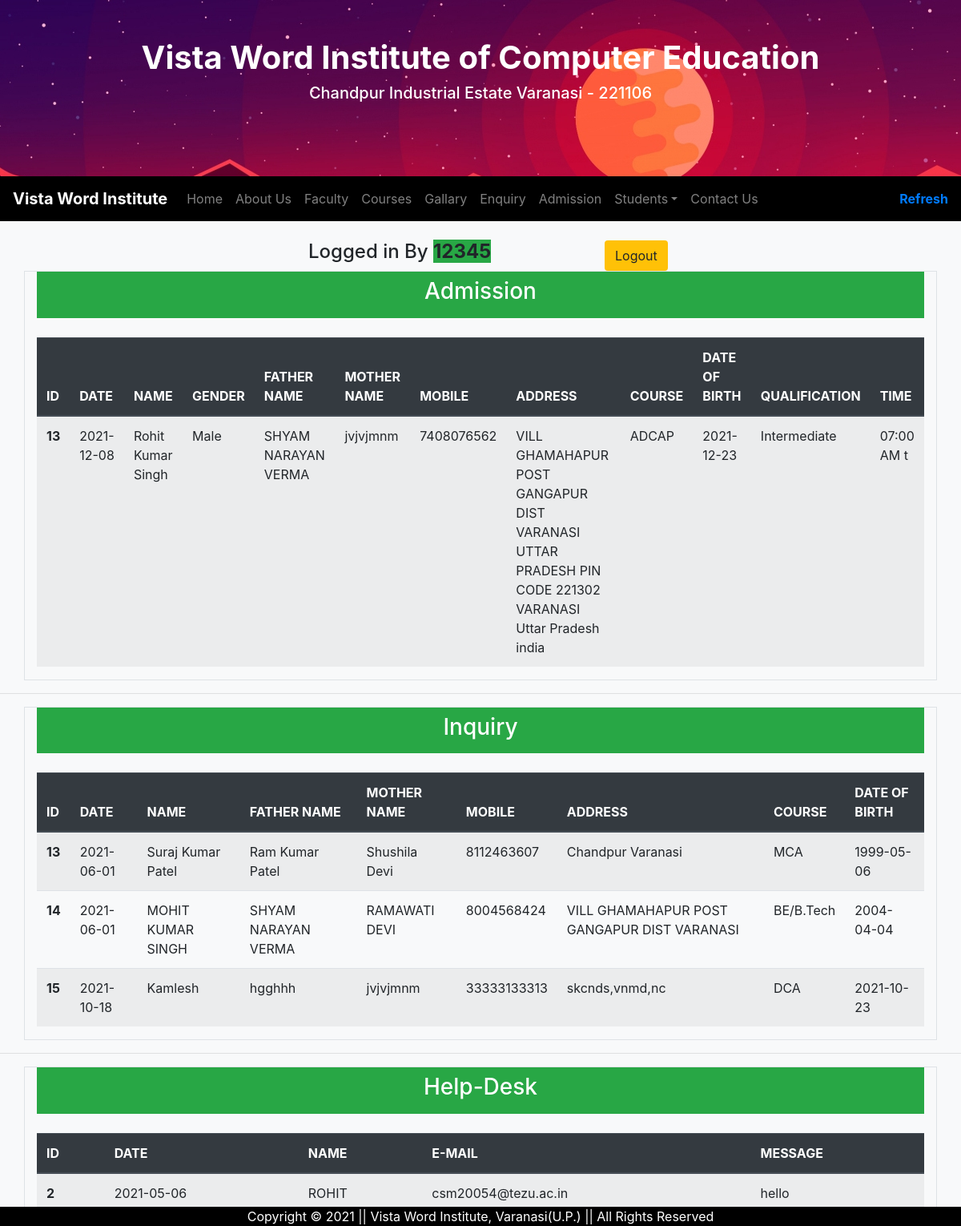
/asset/dashboard.php (signed in), run on the app's committed database.
### tables this page shows
CREATE TABLE `admission` (
  `DATE` date NOT NULL DEFAULT current_timestamp(),
  `NAME` varchar(50) DEFAULT NULL,
  `FATHERNAME` varchar(50) DEFAULT NULL,
  `MOTHERNAME` varchar(50) DEFAULT NULL,
  `DATEOFBIRTH` date DEFAULT NULL,
  `GENDER` varchar(10) DEFAULT NULL,
  `MOBILE` bigint(20) DEFAULT NULL,
  `ADDRESS` varchar(100) DEFAULT NULL,
  `CITY` varchar(50) DEFAULT NULL,
  `STATE` varchar(50) DEFAULT NULL,
  `NATIONALITY` varchar(50) DEFAULT NULL,
  `COURSE` varchar(50) DEFAULT NULL,
  `QUALIFICATION` varchar(50) DEFAULT NULL,
  `ID` bigint(20) UNSIGNED NOT NULL,
  `DEGREE` varchar(50) DEFAULT NULL,
  `TIME` varchar(10) NOT NULL
);

CREATE TABLE `enquiry` (
  `DATE` date NOT NULL DEFAULT current_timestamp(),
  `NAME` varchar(50) DEFAULT NULL,
  `FATHERNAME` varchar(50) DEFAULT NULL,
  `MOTHERNAME` varchar(50) DEFAULT NULL,
  `MOBILE` bigint(20) DEFAULT NULL,
  `ADDRESS` varchar(100) DEFAULT NULL,
  `COURSE` varchar(50) DEFAULT NULL,
  `DATEOFBIRTH` date DEFAULT NULL,
  `SNO` bigint(20) UNSIGNED NOT NULL,
  `DEGREE` varchar(50) DEFAULT NULL
);

CREATE TABLE `helpdesk` (
  `DATE` date NOT NULL DEFAULT current_timestamp(),
  `NAME` varchar(50) DEFAULT NULL,
  `EMAIL` varchar(50) DEFAULT NULL,
  `MESSAGE` varchar(50) DEFAULT NULL,
  `ID` bigint(20) NOT NULL
);

### asset/dashboard.php (the view, shortened to what this page needs)
<?php
require 'db.php';
if($_SESSION['k1']!='' && $_SESSION['k2']!='')
{
?>
<!DOCTYPE html>
<html>
<head>
  <link rel="stylesheet" href="https://maxcdn.bootstrapcdn.com/bootstrap/4.5.0/css/bootstrap.min.css">
    </head>
<body class=" bg-light">
    <header id="header-box" style="background-image: url(../img/header.jpg); margin: auto; height: 220px; width: 100%;">
        <div class="container py-5">
             <div class="container text-center">
                <div class="container">
                <h1 id="header-title" class="font-weight-bold" style="color: white;">Vista Word Institute of Computer Education</h1>
                <h5 id="header-address" style="color: white;"> Chandpur Industrial Estate Varanasi - 221106</h5>
            </div>
        </div>
    </div>
    </header>
    <nav class="container-fluid navbar navbar-expand-md navbar-dark sticky-top" style="background-color: black">
                <a class="navbar-brand font-weight-bold" href="../index.html"> Vista Word Institute  </a>
        <div class="collapse navbar-collapse" id="navTarget">
                <ul class="navbar-nav mr-auto">
                    <li>
                        <a class="nav-link" href="../index.html"> Home </a>
                    </li>
                     <li>
                        <a class="nav-link" href="../aboutus.html"> About Us </a>
                    </li>
                    <li class="nav-item">
                        <a class="nav-link" href="../faculty.html"> Faculty </a>
                    </li>
                     <li>
                        <a class="nav-link" href="../courses.html">Courses </a>
                    </li>
                     <li>
                        <a class="nav-link" href="../gallary.html"> Gallary </a>
                    </li>
                    <li class="nav-item">
                        <a class="nav-link" href="../enquiry.html"> Enquiry </a>
                    </li>
                     <li>
                        <a class="nav-link" href="../Admission.html"> Admission </a>
                    </li>
                    <li>
                    <li class="nav-item dropdown">
                        <a class="nav-link dropdown-toggle" href="#" data-toggle="dropdown">Students</a>
                    </li>
                     <li>
                        <a class="nav-link" href="../contactus.html"> Contact Us </a>
                    </li>
                </ul>
               <a class="text-green font-weight-bold" href="dashboard.php" title="Refresh">Refresh</a>
        </div>
    </nav><br>
    <div class="section container row">
        <div class="col-4">
        </div>
        <div class="col-4">
            <h4>Logged in By <span class="text-green font-weight-bold bg-success"><?php echo $_SESSION['k1']?></span></h4>
        </div>
        <div class="col-4">
            <form method="post">
                   <input class="btn bg-warning" type="submit" name="logout" value="Logout" title="Click to Logout">
            </form>
        </div>
    </div>
    <section class="container border">
        <div style="text-align: center" class="container bg-success text-white py-2"><h3>Admission</h3></div><br>
<table class="table table-striped">
  <thead class="thead-dark">
    <tr>
      <th scope="col">ID</th>
      <th scope="col">DATE</th>
      <th scope="col">NAME</th>
      <th scope="col">GENDER</th>
      <th scope="col">FATHER NAME</th>
      <th scope="col">MOTHER NAME</th>
      <th scope="col">MOBILE</th>
      <th scope="col">ADDRESS</th>
      <th scope="col">COURSE</th>
      <th scope="col">DATE OF BIRTH</th>
      <th scope="col">QUALIFICATION</th>
      <th scope="col">TIME</th>
    </tr>
  </thead>
  <tbody>
    <tr>
         <?php
            $a_q='select * from admission';
            $re=mysqli_query($con, $a_q);
            if (mysqli_num_rows($re)>0) {
                while ($r=mysqli_fetch_assoc($re)) {
                 ?>
      <th scope="row"><?php echo $r['ID']?></th>
      <td><?php echo $r['DATE']?></td>
      <td><?php echo $r['NAME']?></td>
      <td><?php echo $r['GENDER']?></td>
      <td><?php echo $r['FATHERNAME']?></td>
      <td><?php echo $r['MOTHERNAME']?></td>
      <td><?php echo $r['MOBILE']?></td>
      <td>
        <?php echo $r['ADDRESS']?><br>
        <?php echo $r['CITY']?><br>
        <?php echo $r['STATE']?><br>
        <?php echo $r['NATIONALITY']?>
      </td>
      <td><?php echo $r['COURSE']?></td>
      <td><?php echo $r['DATEOFBIRTH']?></td>
      <td><?php echo $r['QUALIFICATION']?></td>
      <td><?php echo $r['TIME']?></td>
    </tr>
         <?php
                }
            }
            ?>
  </tbody>
</table>
    </section>
         <hr>
    <section class="container border">
        <div style="text-align: center" class="container bg-success text-white py-2"><h3>Inquiry</h3></div><br>
<table class="table table-striped">
  <thead class="thead-dark">
    <tr>
      <th scope="col">ID</th>
      <th scope="col">DATE</th>
      <th scope="col">NAME</th>
      <th scope="col">FATHER NAME</th>
      <th scope="col">MOTHER NAME</th>
      <th scope="col">MOBILE</th>
      <th scope="col">ADDRESS</th>
      <th scope="col">COURSE</th>
      <th scope="col">DATE OF BIRTH</th>
    </tr>
  </thead>
  <tbody>
    <tr>
         <?php
            $e_q='select * from enquiry';
            $er=mysqli_query($con, $e_q);
            if (mysqli_num_rows($er)>0) {
                while ($r=mysqli_fetch_assoc($er)) {
                 ?>
      <th scope="row"><?php echo $r['SNO']?></th>
      <td><?php echo $r['DATE']?></td>
      <td><?php echo $r['NAME']?></td>
      <td><?php echo $r['FATHERNAME']?></td>
      <td><?php echo $r['MOTHERNAME']?></td>
      <td><?php echo $r['MOBILE']?></td>
      <td><?php echo $r['ADDRESS']?></td>
      <td><?php echo $r['COURSE']?></td>
      <td><?php echo $r['DATEOFBIRTH']?></td>
    </tr>
         <?php
                }
            }
            ?>
  </tbody>
</table>
    </section>
         <hr>
    <section class="container border">
        <div style="text-align: center" class="container bg-success text-white py-2"><h3>Help-Desk</h3></div><br>
        <table class="table table-striped">
  <thead class="thead-dark">
    <tr>
      <th scope="col">ID</th>
      <th scope="col">DATE</th>
      <th scope="col">NAME</th>
      <th scope="col">E-MAIL</th>
      <th scope="col">MESSAGE</th>
    </tr>
  </thead>
  <tbody>
    <tr>
         <?php
            $h_q='select * from helpdesk';
            $hr=mysqli_query($con, $h_q);
            if (mysqli_num_rows($hr)>0) {
                while ($r=mysqli_fetch_assoc($hr)) {
                 ?>
      <th scope="row"><?php echo $r['ID']?></th>
      <td><?php echo $r['DATE']?></td>
      <td><?php echo $r['NAME']?></td>
      <td><?php echo $r['EMAIL']?></td>
      <td><?php echo $r['MESSAGE']?></td>
    </tr>
         <?php
                }
            }
            ?>
  </tbody>
</table>
    </section>
    <footer class="container-fluid fixed-bottom" style="margin: 0px;background-color: black;">
        <div class="text-center">
            <p style="margin: 0px" class="text-white"> Copyright © 2021 || Vista Word Institute, Varanasi(U.P.) || All Rights Reserved </p>
        </div>
    </footer>
    </body>
</html>
<?php
}
else{
    header("location:login.php");
}
?>

### data on the page
admission: ID "13", DATE "2021-12-08", NAME "Rohit Kumar Singh", GENDER "Male", FATHERNAME "SHYAM NARAYAN VERMA", MOTHERNAME "jvjvjmnm", MOBILE "7408076562", ADDRESS "VILL GHAMAHAPUR POST GANGAPUR DIST VARANASI UTTAR PRADESH PIN CODE 221302", CITY "VARANASI", STATE "Uttar Pradesh", NATIONALITY "india", COURSE "ADCAP", DATEOFBIRTH "2021-12-23", QUALIFICATION "Intermediate", TIME "07:00 AM t"
enquiry: SNO "13", DATE "2021-06-01", NAME "Suraj Kumar Patel", FATHERNAME "Ram Kumar Patel", MOTHERNAME "Shushila Devi", MOBILE "8112463607", ADDRESS "Chandpur Varanasi", COURSE "MCA", DATEOFBIRTH "1999-05-06"
enquiry: SNO "14", DATE "2021-06-01", NAME "MOHIT KUMAR SINGH", FATHERNAME "SHYAM NARAYAN VERMA", MOTHERNAME "RAMAWATI DEVI", MOBILE "8004568424", ADDRESS "VILL GHAMAHAPUR POST GANGAPUR DIST VARANASI", COURSE "BE/B.Tech", DATEOFBIRTH "2004-04-04"
enquiry: SNO "15", DATE "2021-10-18", NAME "Kamlesh", FATHERNAME "hgghhh", MOTHERNAME "jvjvjmnm", MOBILE "33333133313", ADDRESS "skcnds,vnmd,nc", COURSE "DCA", DATEOFBIRTH "2021-10-23"
helpdesk: ID "2", DATE "2021-05-06", NAME "ROHIT", EMAIL "csm20054@tezu.ac.in", MESSAGE "hello"

### other printed values
$_SESSION['k1'] "12345"
